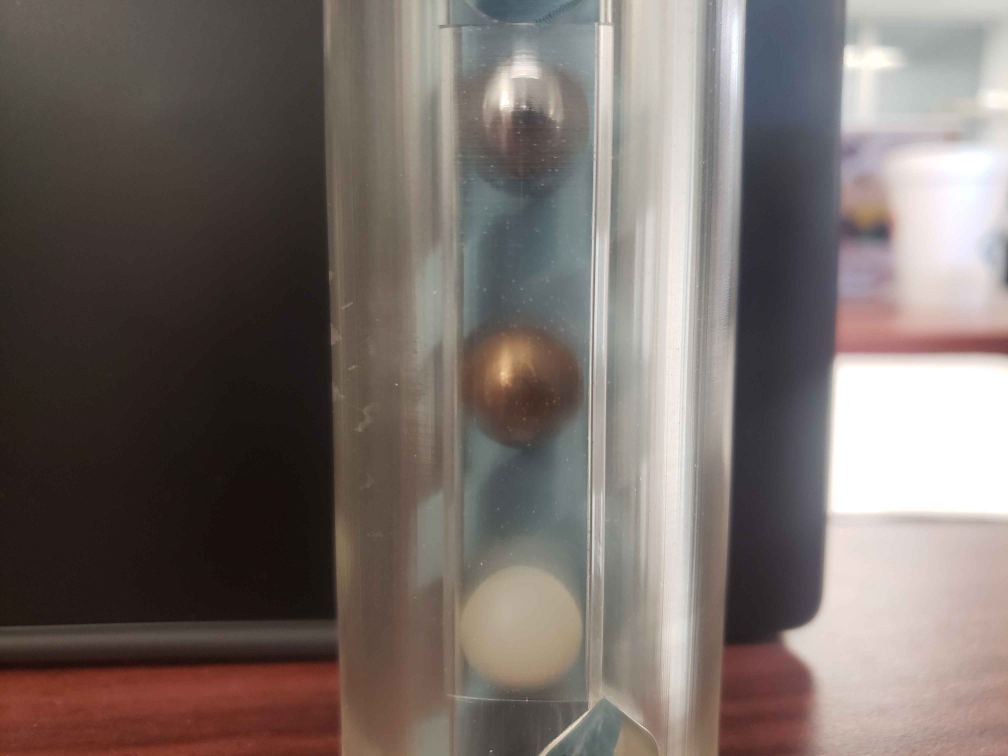
#> input picture testphoto-1-20.jpg, 4032 x 3024 px (shown at 1/4 size)
$ python speed_circles.py
#> lines starting #> are read from the running program, lines starting #| are printed output that depends on the picture
import sys
import cv2 as cv
import numpy as np


def main():

    filename = 'testphoto-1-20.jpg'
    # Loads an image
    src = cv.imread(cv.samples.findFile(filename), cv.IMREAD_COLOR)
#> src is the input picture: shape (3024, 4032, 3); mean B, G, R 105.2, 109.7, 119.8
    # Check if image is loaded fine
    if src is None:
        print ('Error opening image!')
        return -1

    gray = cv.cvtColor(src, cv.COLOR_BGR2GRAY)
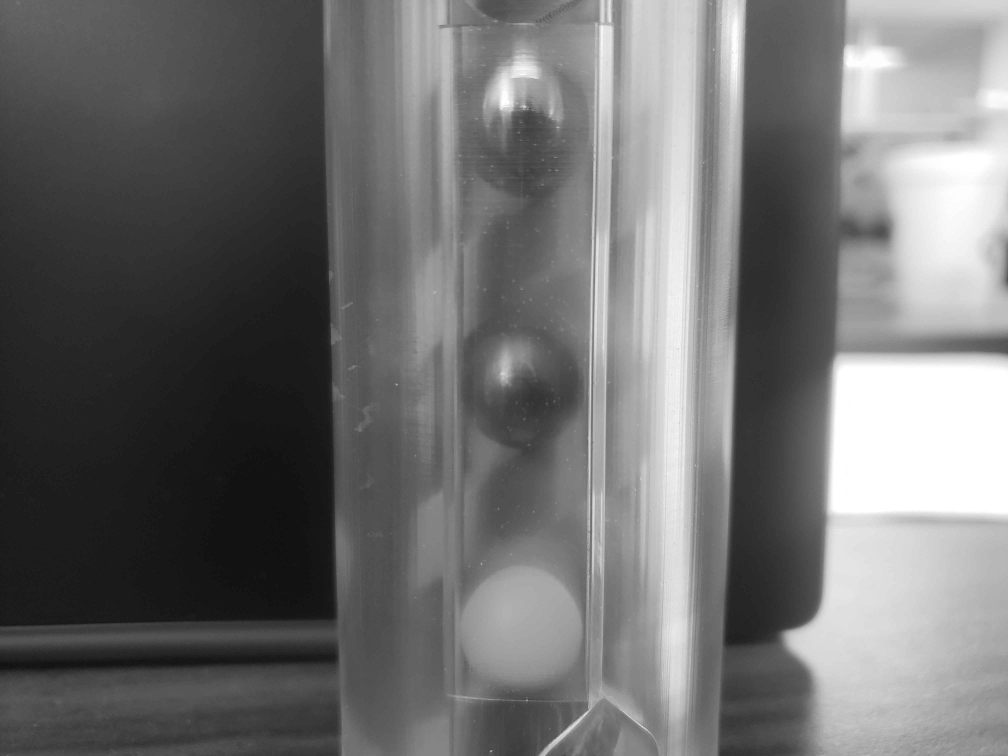
#> gray: shape (3024, 4032) (shown at 1/4 size); min 6, max 255, mean 112.2
    gray = cv.medianBlur(gray, 5)
    rows = gray.shape[0]
#> rows = 3024


    circles = cv.HoughCircles(gray, cv.HOUGH_GRADIENT, 1.5, 250,
                            param1=40, param2=55,
                            minRadius=200, maxRadius=290)
#> circles = 16 rows, first 8: [2640.8, 1059.8, 275.9], [2649.8, 1413.8, 289.1], [2637.8, 2058.8, 289.1], [3030.8, 2322.8, 272.6], [3048.8, 1554.8, 284.1], [2682.8, 189.8, 287.5], [2168.2, 441.8, 239.6], [3044.2, 1818.8, 279.2]

    if circles is not None:
        print(len(circles[0, :]))
#| 16

        circles = np.uint16(np.around(circles))
#> circles = 16 rows, first 8: [2641, 1060, 276], [2650, 1414, 289], [2638, 2059, 289], [3031, 2323, 273], [3049, 1555, 284], [2683, 190, 287], [2168, 442, 240], [3044, 1819, 279]
        for i in circles[0, :]:
            center = (i[0], i[1])
            # circle center
            cv.circle(src, center, 1, (0, 100, 100), 3)
            # circle outline
            radius = i[2]
            cv.circle(src, center, radius, (255, 0, 255), 3)
#> this loop made 16 passes
#> (center, radius) on passes 1 to 12: ((2641, 1060), 276), ((2650, 1414), 289), ((2638, 2059), 289), ((3031, 2323), 273), ((3049, 1555), 284), ((2683, 190), 287), ((2168, 442), 240), ((3044, 1819), 279), ((2126, 2533), 286), ((3007, 1021), 259), ((2507, 1795), 281), ((2929, 1330), 203)
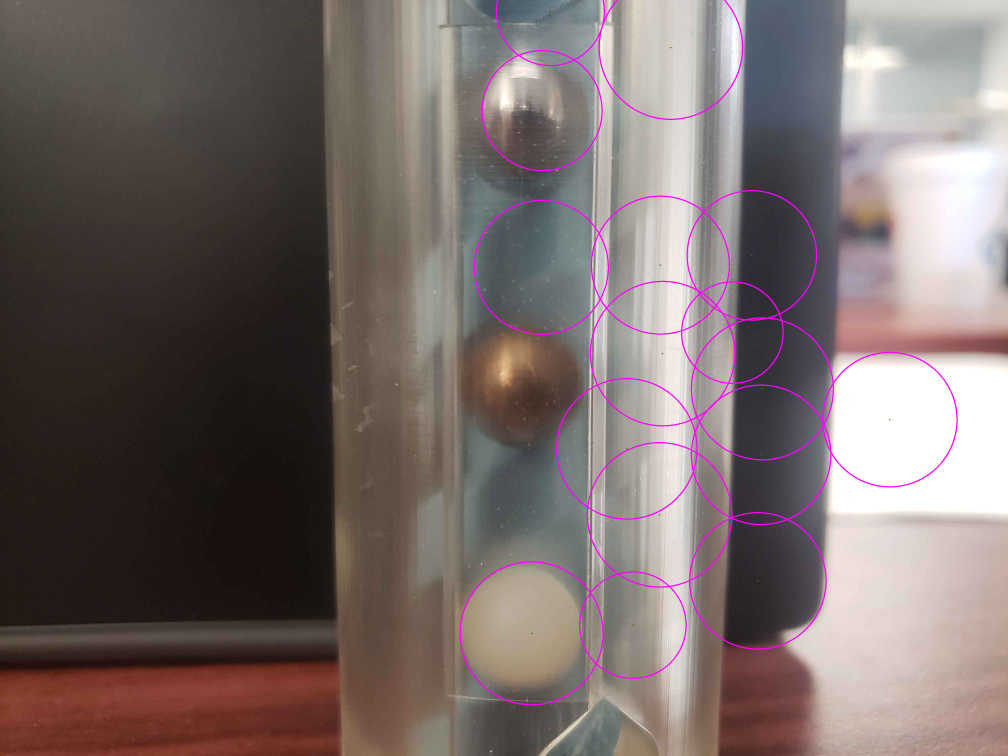
#> src: shape (3024, 4032, 3) (shown at 1/4 size); mean B, G, R 106.3, 108.2, 120.8
    else:
        print("no circles found")


    cv.imshow("detected circles", src)
    cv.waitKey(0)

    return 0

if __name__ == "__main__":
    main()
